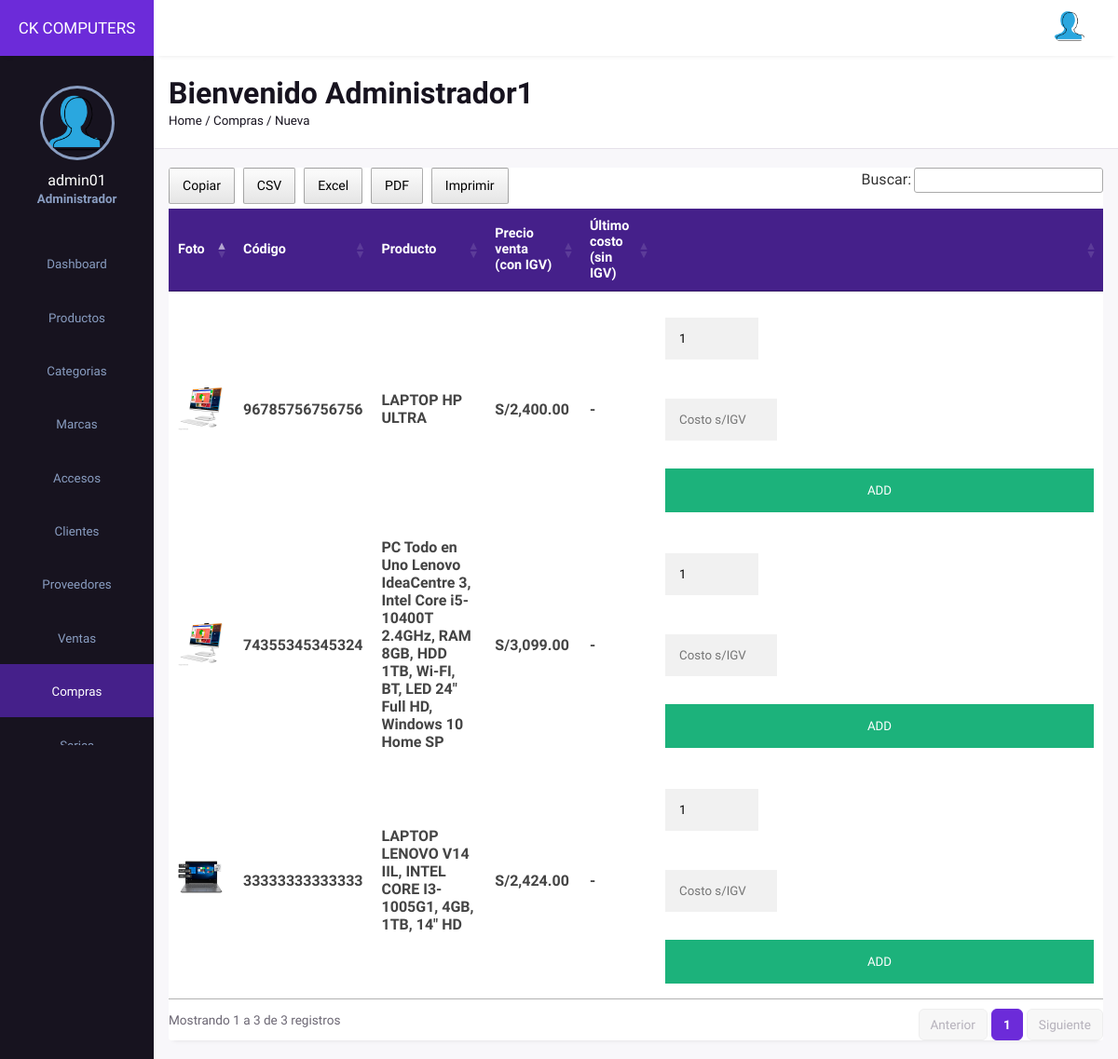
The page /frontend/compra/nuevo.php (signed in) on the database its author committed.
### tables this page shows
CREATE TABLE `productos` (
  `idprod` int(11) NOT NULL AUTO_INCREMENT,
  `codpro` char(14) NOT NULL,
  `nomprd` text NOT NULL,
  `desprd` text NOT NULL,
  `foto` varchar(255) NOT NULL,
  `precio` decimal(10,2) NOT NULL,
  `precio_compra` decimal(10,2) NOT NULL DEFAULT 0.00 COMMENT 'Ultimo costo unitario sin IGV',
  `stock` int(11) NOT NULL DEFAULT 0,
  `idmar` int(11) NOT NULL,
  `idcate` int(11) NOT NULL,
  `modelo` text NOT NULL,
  `peso` text NOT NULL,
  `state` tinyint(1) NOT NULL DEFAULT 1,
  `fere` timestamp NOT NULL DEFAULT current_timestamp() ON UPDATE current_timestamp(),
  PRIMARY KEY (`idprod`),
  UNIQUE KEY `uq_productos_codpro` (`codpro`),
  KEY `idmar` (`idmar`),
  KEY `idcate` (`idcate`),
  CONSTRAINT `productos_ibfk_1` FOREIGN KEY (`idmar`) REFERENCES `marca` (`idmar`),
  CONSTRAINT `productos_ibfk_2` FOREIGN KEY (`idcate`) REFERENCES `categoria` (`idcate`)
);

### backend/config/helpers.php (called while the page is built, shortened)
<?php
function e($valor)
{
    return htmlspecialchars((string)$valor, ENT_QUOTES, 'UTF-8');
}

### backend/config/auth.php (called while the page is built, shortened)
<?php
require_once __DIR__ . '/roles.php';
require_once __DIR__ . '/helpers.php';
function hay_sesion()
{
    return isset($_SESSION['id'], $_SESSION['rol']);
}
function rol_actual()
{
    return (int)($_SESSION['rol'] ?? 0);
}
function puede($permiso)
{
    return hay_sesion() && rol_tiene_permiso(rol_actual(), $permiso);
}

### backend/config/roles.php (called while the page is built, shortened)
<?php
$ROLES = [
    ROL_ADMINISTRADOR => 'Administrador',
    ROL_CAJERO => 'Cajero',
    ROL_EMPLEADO => 'Empleado',
];
$PERMISOS = [
    ROL_ADMINISTRADOR => [
        'ventas', 'ventas_anular', 'compras', 'compras_anular', 'productos', 'productos_ed', 'productos_el',
        'clientes', 'proveedores', 'catalogos', 'usuarios', 'series', 'reportes',
    ],
    ROL_CAJERO => [
        'ventas', 'productos', 'clientes',
    ],
    ROL_EMPLEADO => [
        'compras', 'productos', 'productos_ed', 'proveedores', 'catalogos',
    ],
];
function nombre_rol($rol)
{
    global $ROLES;
    return $ROLES[(int)$rol] ?? 'Desconocido';
}
function rol_tiene_permiso($rol, $permiso)
{
    global $PERMISOS;
    return in_array($permiso, $PERMISOS[(int)$rol] ?? [], true);
}

### frontend/compra/nuevo.php (the view, shortened to what this page needs)
<?php
require_once __DIR__ . '/../../backend/config/auth.php';
$seccion = 'compras';
$migas = 'Compras / Nueva';
$tablas = true;
require __DIR__ . '/../layout/cabecera.php';
?>
            <div class="page-content">
            <div class="records table-responsive">
                    <div>
                        <?php
require '../../backend/config/Conexion.php';
$sentencia = $connect->prepare("SELECT productos.idprod,productos.codpro ,productos.nomprd, productos.desprd, productos.foto, productos.precio, productos.precio_compra, productos.stock, marca.idmar, marca.nomarc, categoria.idcate, categoria.nocate,productos.modelo, productos.peso, productos.state, productos.fere FROM productos INNER JOIN marca ON productos.idmar = marca.idmar INNER JOIN categoria ON productos.idcate = categoria.idcate WHERE productos.state = 1 ORDER BY productos.idprod DESC;");
 $sentencia->execute();
$data =  array();
if($sentencia){
  while($r = $sentencia->fetchObject()){
    $data[] = $r;
  }
}
     ?>
     <?php if(count($data)>0):?>
                        <table width="100%" id="example">
                            <thead>
                                <tr>
                                    <th><span class="las la-sort"></span>Foto</th>
                                    <th><span class="las la-sort"></span>Código</th>
                                    <th><span class="las la-sort"></span>Producto</th>
                                    <th><span class="las la-sort"></span>Precio venta (con IGV)</th>
                                    <th><span class="las la-sort"></span>Último costo (sin IGV)</th>
                                    <th><span class="las la-sort"></span></th>
                                </tr>
                            </thead>
                            <tbody>
                                <?php foreach($data as $d):?>
                                <tr>
                                    <td><?php  echo "<img src='../../backend/img/subidas/".$d->foto."'width='50'"; ?></td>
                                    <td><h4><?php echo e($d->codpro); ?></h4></td>
                                    <td><h4><?php echo e($d->nomprd); ?></h4></td>
                                   <td><h4>S/<?php echo number_format($d->precio,2) ?></h4></td>
                                   <td><h4><?php echo $d->precio_compra > 0 ? 'S/' . number_format($d->precio_compra,2) : '-'; ?></h4></td>
                                   <td style="width:460px;">
                                     <form class="form-inline" method="post" action="">
      <div class="form-group">
        <input type="number" name="p_qty" value="1" style="width:100px;" min="1" class="form-control" placeholder="Cantidad">
      </div>
      <div class="form-group">
        <input type="number" name="p_cost" step="0.01" min="0.01" required value="<?php echo $d->precio_compra > 0 ? e(number_format($d->precio_compra, 2, '.', '')) : ''; ?>" style="width:120px;" class="form-control" placeholder="Costo s/IGV">
      </div>
      <button type="submit" name="add_to_cart_purchase" class="registerbtn">ADD </button>
    </form>
                                   </td>
                                </tr>
                                 <?php endforeach; ?>
                            </tbody>
                        </table>
    <?php endif; ?>
                    </div>
                </div>
            </div>
<?php require __DIR__ . '/../layout/pie.php'; ?>
</body>
</html>

### frontend/layout/cabecera.php (shortened to what this page needs)
<?php
$tablas = $tablas ?? false;
$MENU = [
    'dashboard'   => ['reportes',    'administrador/escritorio.php', 'la-home',          'Dashboard'],
    'productos'   => ['productos',   'productos/mostrar.php',        'la-shopping-cart', 'Productos'],
    'categorias'  => ['catalogos',   'categorias/mostrar.php',       'la-paperclip',     'Categorias'],
    'marcas'      => ['catalogos',   'marcas/mostrar.php',           'la-tags',          'Marcas'],
    'accesos'     => ['usuarios',    'accesos/mostrar.php',          'la-user-friends',  'Accesos'],
    'clientes'    => ['clientes',    'clientes/mostrar.php',         'la-user-friends',  'Clientes'],
    'proveedores' => ['proveedores', 'proveedores/mostrar.php',      'la-user-friends',  'Proveedores'],
    'ventas'      => ['ventas',      'ventas/venta.php',             'la-money-bill',    'Ventas'],
    'compras'     => ['compras',     'compra/mostrar.php',           'la-store',         'Compras'],
    'series'      => ['series',      'series/mostrar.php',           'la-file-invoice',  'Series'],
    'reportes'    => ['reportes',    'reportes/ventas.php',          'la-chart-bar',     'Reportes'],
];
?>
<!DOCTYPE html>
<html lang="es">
<head>
    <link rel="stylesheet" href="../../backend/css/admin.css">
    <link rel="stylesheet" href="../../backend/css/loader.css">
    <link rel="stylesheet" href="https://maxst.icons8.com/vue-static/landings/line-awesome/line-awesome/1.3.0/css/line-awesome.min.css">
    <link rel="stylesheet" type="text/css" href="../../backend/css/font.css">
<?php if ($tablas): ?>
    <link rel="stylesheet" type="text/css" href="../../backend/css/datatable.css">
    <link rel="stylesheet" type="text/css" href="../../backend/css/buttonsdataTables.css">
    <link rel="stylesheet" type="text/css" href="../../backend/css/tablas.css">
<?php endif; ?>
</head>
<body>
    <div class="sidebar">
        <div class="side-header">
            <h3>CK COMPUTERS</h3>
        </div>
        <div class="side-content">
            <div class="profile">
                <div class="profile-img bg-img" style="background-image: url(../../backend/img/user13.png)"></div>
                <h4><?php echo e($_SESSION['username']); ?></h4>
                <small><?php echo e(nombre_rol(rol_actual())); ?></small>
            </div>
            <div class="side-menu">
                <ul>
<?php foreach ($MENU as $clave => [$permiso, $ruta, $icono, $texto]): ?>
<?php if (puede($permiso)): ?>
                    <li>
                        <a href="../<?php echo $ruta; ?>"<?php echo $clave === $seccion ? ' class="active"' : ''; ?>>
                            <small><?php echo $texto; ?></small>
                        </a>
                    </li>
<?php endif; ?>
<?php endforeach; ?>
                </ul>
            </div>
        </div>
    </div>
    <div class="main-content">
        <header>
            <div class="header-content">
                <div class="header-menu">
                    <div class="user">
                        <div class="bg-img" style="background-image: url(../../backend/img/user13.png)"></div>
                    </div>
                </div>
            </div>
        </header>
        <main>
            <div class="page-header">
                <h1>Bienvenido <strong><?php echo e($_SESSION['nombre']); ?></strong></h1>
                <small>Home / <?php echo e($migas); ?></small>
            </div>

### frontend/layout/pie.php (shortened to what this page needs)
    </main>
</div>

### backend/css/admin.css (style rules this page uses)
:root { --main-color: #6C2BD9; --color-dark: #17131F; --text-grey: #6B6673; }
* { margin: 0; padding: 0; text-decoration: none; list-style-type: none; box-sizing: border-box; font-family: 'Lexend Deca', sans-serif; }
.sidebar { position: fixed; height: 100%; width: 165px; left: 0; bottom: 0; top: 0; z-index: 100; background: var(--color-dark); transition: left 300ms; }
.side-header { box-shadow: 0px 5px 5px -5px rgb(0 0 0 /10%); background: var(--main-color); height: 60px; display: flex; justify-content: center; align-items: center; }
.side-header h3 { color: #fff; font-weight: 400; font-size: 17px; white-space: nowrap; }
.side-content { height: calc(100vh - 60px); overflow: auto; }
.profile { text-align: center; padding: 2rem 0rem; }
.bg-img { background-repeat: no-repeat; background-size: cover; border-radius: 50%; background-size: cover; }
.profile-img { height: 80px; width: 80px; display: inline-block; margin: 0 auto .5rem auto; border: 3px solid #899DC1; }
.profile h4 { color: #fff; font-weight: 500; }
.profile small { color: #899DC1; font-weight: 600; }
.side-menu ul { text-align: center; }
.side-menu a { display: block; padding: 1.2rem 0rem; }
.side-menu a.active { background: #45208A; }
.side-menu a.active span, .side-menu a.active small { color: #fff; }
.side-menu a span, .side-menu a small { color: #899DC1; }
.main-content { margin-left: 165px; width: calc(100% - 165px); transition: margin-left 300ms; }
header { position: fixed; right: 0; top: 0; left: 165px; z-index: 100; height: 60px; box-shadow: 0px 5px 5px -5px rgb(0 0 0 /10%); background: #fff; transition: left 300ms; }
.header-content, .header-menu { display: flex; align-items: center; }
.header-content { justify-content: space-between; padding: 0rem 1rem; }
.header-menu { justify-content: flex-end; padding-top: .5rem; }
.user { display: flex; align-items: center; }
.user div, .client-img { height: 40px; width: 40px; margin-right: 1rem; }
main { margin-top: 60px; }
.page-header { padding: 1.3rem 1rem; background: #FFFFFF; border-bottom: 1px solid #E5E1EA; }
.page-header h1, .page-header small { color: #17131F; }
.page-content { padding: 1.3rem 1rem; background: #F8F7FA; }
.records { box-shadow: 0px 5px 5px -5px rgb(0 0 0 / 10%); background: #fff; border-radius: 3px; }
input, button, select { outline: none; }
.table-responsive { width: 100%; overflow: auto; }
table { border-collapse: collapse; }
table thead tr { background: #45208A; }
table thead th { padding: 1rem 0rem; text-align: left; color: #fff; font-size: .9rem; }
table thead th:first-child { padding-left: 1rem; }
table tbody td { padding: 1rem 0rem; color: #444; }
table tbody td:first-child { padding-left: 1rem; color: var(--main-color); font-weight: 600; font-size: .9rem; }
table tbody tr { border-bottom: 1px solid #dee2e8; }
input[type=text], input[type=password], input[type=date],input[type=datetime-local], input[type=file],textarea, input[type=number] { width: 100%; padding: 15px; margin: 20px 0 22px 0; display: inline-block; border: none; background: #f1f1f1; }
.registerbtn { background-color: #04AA6D; color: white; padding: 16px 20px; margin: 8px 0; border: none; cursor: pointer; width: 100%; opacity: 0.9; }

### rows shown on the page
productos: foto (picture), codpro "96785756756756", nomprd "LAPTOP HP ULTRA", precio "2,400.00"
productos: foto (picture), codpro "74355345345324", nomprd "PC Todo en Uno Lenovo IdeaCentre 3, Intel Core i5-10400T 2.4GHz, RAM 8GB, HDD 1TB, Wi-FI, BT, LED 24\" Full HD, Windows 10 Home SP", precio "3,099.00"
productos: foto (picture), codpro "33333333333333", nomprd "LAPTOP LENOVO V14 IIL, INTEL CORE I3-1005G1, 4GB, 1TB, 14″ HD", precio "2,424.00"

### other values the page prints
$_SESSION['username'] "admin01"
nombre_rol(rol_actual()) "Administrador"
$texto "Dashboard"
$texto "Productos"
$texto "Categorias"
$texto "Marcas"
$texto "Accesos"
$texto "Clientes"
$texto "Proveedores"
$texto "Ventas"
$texto "Compras"
$_SESSION['nombre'] "Administrador1"
$migas "Compras / Nueva"
